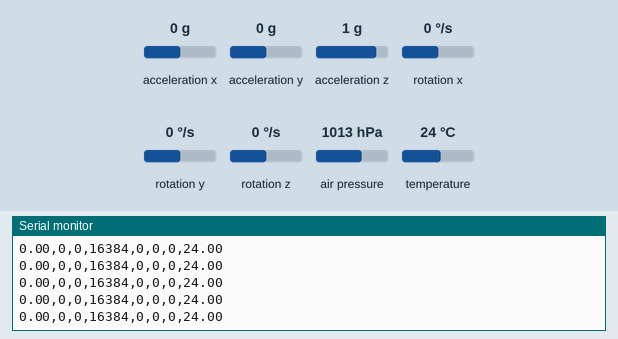
The sketch below on a simulated Arduino Uno, built with avr-gcc and run on an emulated ATmega328P. Parts: the last lines printed to the serial monitor. Wiring (inferred from the names in the program): MPU-6050 motion sensor at I2C address 0x68. Inputs (shaded band) come from the test bench; at power-on: acceleration x 0 g, acceleration y 0 g, air pressure 1013 hPa, rotation x 0 °/s, acceleration z 1 g, rotation y 0 °/s, rotation z 0 °/s, temperature 24 °C. No radio packets arrive unless stated.

Above: at 1.2 s.
1.3 s: acceleration x set to -1.4 g
At 1.33 s:
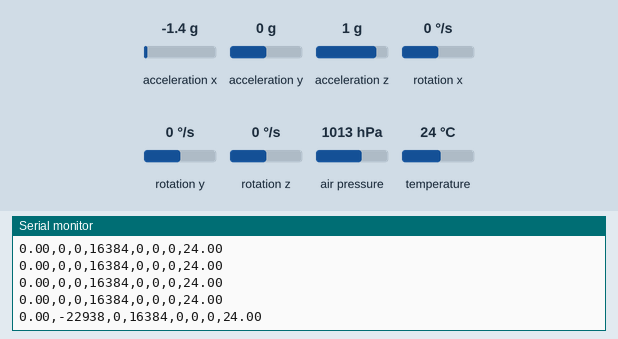
4.3 s: acceleration y set to -1.4 g
At 4.3 s:
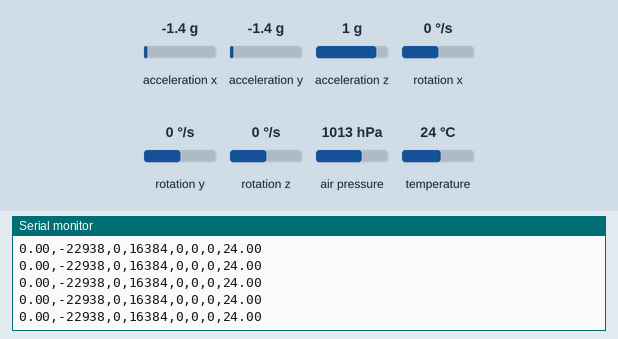
7.3 s: air pressure set to 952 hPa
At 7.34 s:
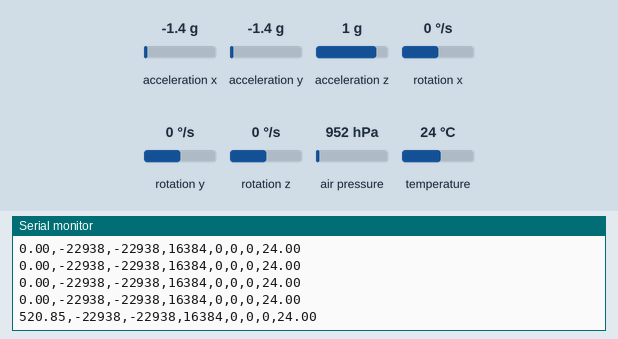
10.3 s: rotation x set to -192 °/s
At 10.34 s:
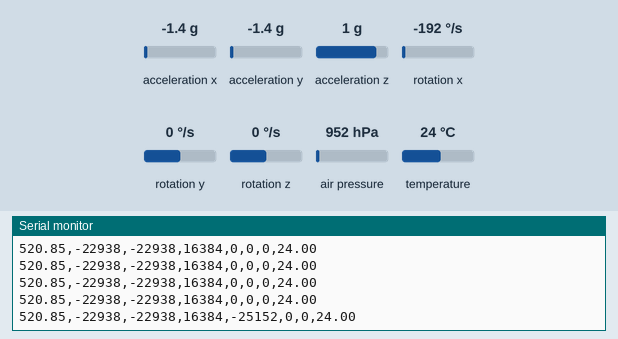
13.3 s: acceleration z set to -1.4 g
At 13.35 s:
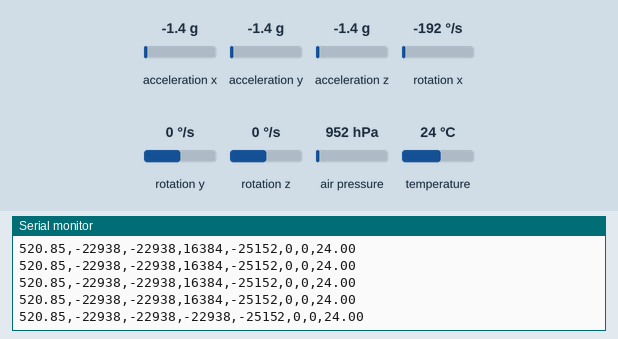
16.3 s: rotation y set to -192 °/s
At 16.3 s:
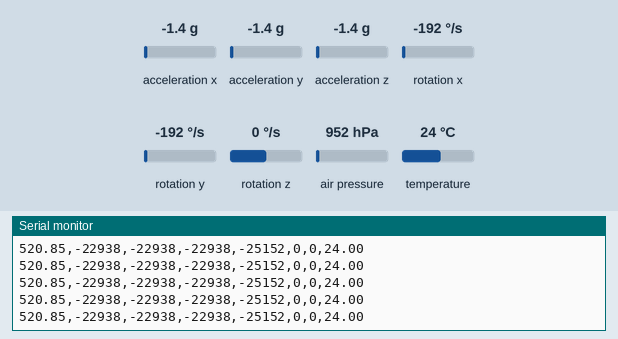

The sketch:

Programa_integrado_TX_cohete.ino
```cpp
// Programa para el transmisor de un sistema de comunicación inalambrica que utiliza 2 sensores (MPU6050, BMP280)y un modulo inalambrico NRF24L01
#include <SPI.h> //Incluye libreria SPI para comunicarse con dispositivos externos utilizando el protocolo SPI.
#include <Wire.h> //Incluye libreria Wire para comunicarse con varios dispositivos el protocolo I2C
#include <Adafruit_Sensor.h> // Incluye la biblioteca Adafruit_Sensor, esta proporciona una interfaz común para leer datos de sensores.
#include <Adafruit_BMP280.h> //  Incluye la biblioteca Adafruit_BMP280, esta permite la comunicación con el sensor de presión y temperatura BMP280
#include <RF24.h> // Incluye la biblioteca RF24, se utiliza para la comunicación inalámbrica utilizando módulos de radio NRF24L01.

RF24 radio(10,8); // Define los puertos CE pin 10, CSN pin 8
const byte address[6] = "00001"; // Define una constante tipo byte ("address") que tiene la secuencia "00001".

Adafruit_BMP280 bmp;

float TEMPERATURA, ALTITUD;
float PRESION, P0;

const int MPU_addr=0x68;  // Direccion del sensor MPU6050 en el bus I2C
int16_t AcX,AcY,AcZ,Tmp,GyX,GyY,GyZ; // Almacena valores enteros en el rango de 16 bits 2^15= 32768, en el rango de +-32768

void setup()
{
  Serial.begin(9600);  // Inicializar la comunicación serial a 9600 baudios
  Serial.println("Iniciando...");
  Wire.begin();        // Inicializar el bus I2C
  Wire.beginTransmission(MPU_addr);
  Wire.write(0x6B);     // PWR_MGMT_1 register
  Wire.write(0);        // Setear en 0 para activar el sensor
  Wire.endTransmission(true);

  radio.begin(); //  Inicializa el módulo de radio.
  radio.openWritingPipe(address); // Establece la dirección de escritura del módulo de radi
  radio.setChannel(101); // Configura el canal 101 (2501 MHz) como canal de comunicación (Mismo canal en ambos casos)
  radio.setDataRate(RF24_250KBPS); // Establece la tasa de datos de la comunicación (250K, 1M, 2M)
  radio.setPALevel(RF24_PA_MAX); // Establece nivel de potencia del modulo (MAX, MIN, HIGH, LOW)
  /*pinMode(7, OUTPUT); // establecer el pin del LED como salida
  digitalWrite(7, HIGH); // encender el
  pinMode(6, OUTPUT); // establecer el pin del LED como salida
  digitalWrite(6, HIGH); // encender el LED*/

  if (!bmp.begin()){
    Serial.println("BMP280 no encontrado !");
    while (1);
  }
  P0 = bmp.readPressure()/100; // Lee la presión del BMP, la divide en 100 y almacena el resultado en P0
}

void loop()
{
  Wire.beginTransmission(MPU_addr); // Iniciar la comunicación con el MPU6050
  Wire.write(0x3B);                 // Direccion del registro donde comienza la lectura
  Wire.endTransmission(false);
  Wire.requestFrom(MPU_addr,14,true); // Leer 14 bytes de datos

  AcX=Wire.read()<<8|Wire.read();   // Leer los valores del acelerometro
  AcY=Wire.read()<<8|Wire.read();
  AcZ=Wire.read()<<8|Wire.read();
  Tmp=Wire.read()<<8|Wire.read();   // Leer el valor de la temperatura
  GyX=Wire.read()<<8|Wire.read();   // Leer los valores del giroscopio
  GyY=Wire.read()<<8|Wire.read();
  GyZ=Wire.read()<<8|Wire.read();

  ALTITUD = bmp.readAltitude(P0);// Lee el valor de la altitud
  TEMPERATURA = bmp.readTemperature(); // Leer el valor de la temperatura

  float datos[8] = {ALTITUD, AcX, AcY, AcZ, GyX, GyY, GyZ,TEMPERATURA}; // Declara una variable "datos" como un arreglo de 8 elementos de tipo float (números decimales).
  radio.write(datos, sizeof(datos)); // Envia los datos almancenados en la variable datos a traves del objeto radio. El tamaño de los datos se determina utilizando la función "sizeof(datos)"

    Serial.print(ALTITUD); // Imprime los valores a traves del puerto serial
    Serial.print(",");
    Serial.print(AcX);
    Serial.print(",");
    Serial.print(AcY);
    Serial.print(",");
    Serial.print(AcZ);
    Serial.print(",");
    Serial.print(GyX);
    Serial.print(",");
    Serial.print(GyY);
    Serial.print(",");
    Serial.print(GyZ);
    Serial.print(",");
    Serial.println (TEMPERATURA);

delay(50);
}
```

Measured:
- after the input at 1.3 s, the serial monitor: prints a new line at once (image 1)
- after the input at 7.3 s, the serial monitor: prints a new line at once (image 3)
- after the input at 10.3 s, the serial monitor: prints a new line at once (image 4)
- after the input at 13.3 s, the serial monitor: prints a new line at once (image 5)
